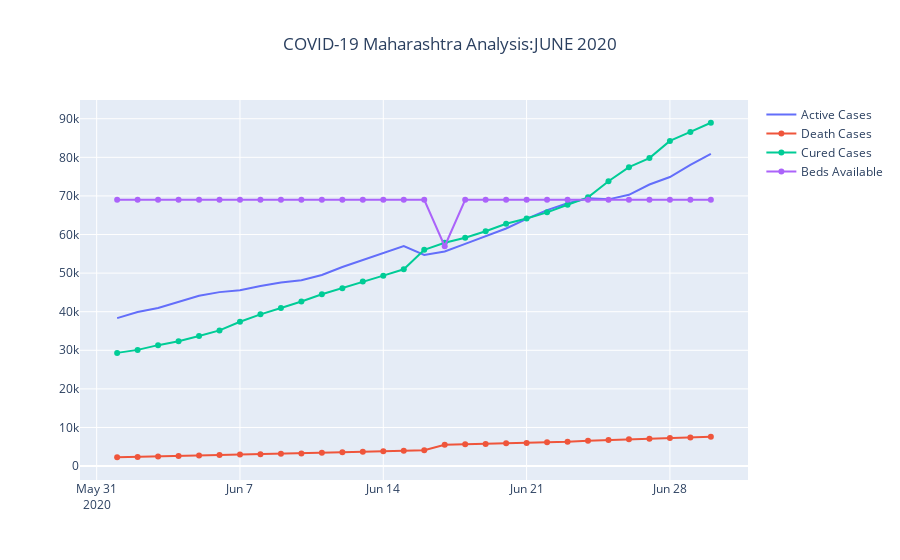

The cell this chart's notebook holds for it:
### Markdown cell above
# Exploring plotly lib
imported plotly library using "pip install plotly"

### Code cell
fig = go.Figure()
fig.add_trace(go.Scatter(x=df_filtered.Date, y=df_filtered.Active,
                    mode='lines',
                    name='Active Cases'))
fig.add_trace(go.Scatter(x=df_filtered.Date, y=df_filtered.Deaths,
                    mode='lines+markers',
                    name='Death Cases'))
fig.add_trace(go.Scatter(x=df_filtered.Date, y=df_filtered.Cured,
                    mode='lines+markers', name='Cured Cases'))
fig.add_trace(go.Scatter(x=df_filtered.Date, y=df_filtered.Beds,
                    mode='lines+markers', name='Beds Available'))
fig.update_layout(title_text='COVID-19 Maharashtra Analysis:JUNE 2020', title_x=0.5)

fig.show()
